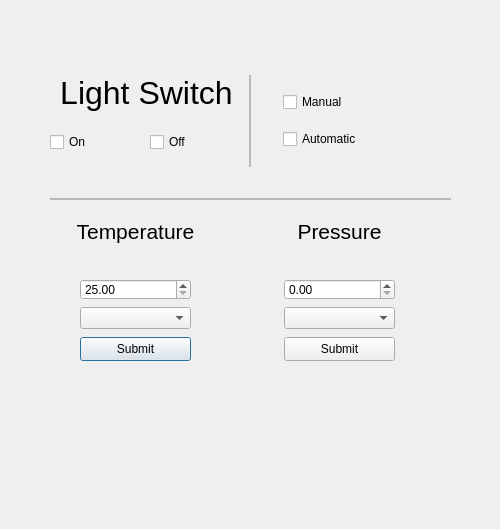
<?xml version="1.0" encoding="UTF-8"?>
<ui version="4.0">
 <class>TechDemoMainWindow</class>
 <widget class="QDialog" name="TechDemoMainWindow">
  <property name="geometry">
   <rect>
    <x>0</x>
    <y>0</y>
    <width>500</width>
    <height>529</height>
   </rect>
  </property>
  <property name="windowTitle">
   <string>Dialog</string>
  </property>
  <property name="styleSheet">
   <string notr="true"/>
  </property>
  <widget class="QWidget" name="verticalLayoutWidget">
   <property name="geometry">
    <rect>
     <x>50</x>
     <y>50</y>
     <width>401</width>
     <height>421</height>
    </rect>
   </property>
   <layout class="QVBoxLayout" name="MainLayout">
    <property name="sizeConstraint">
     <enum>QLayout::SizeConstraint::SetMinAndMaxSize</enum>
    </property>
    <item>
     <layout class="QHBoxLayout" name="TopHalfLayout">
      <property name="topMargin">
       <number>25</number>
      </property>
      <property name="bottomMargin">
       <number>25</number>
      </property>
      <item>
       <layout class="QVBoxLayout" name="verticalLayout">
        <item>
         <widget class="QLabel" name="lightTextLabel">
          <property name="maximumSize">
           <size>
            <width>16777215</width>
            <height>50</height>
           </size>
          </property>
          <property name="font">
           <font>
            <pointsize>24</pointsize>
            <italic>false</italic>
            <bold>false</bold>
            <stylestrategy>PreferAntialias</stylestrategy>
           </font>
          </property>
          <property name="text">
           <string>Light Switch</string>
          </property>
          <property name="alignment">
           <set>Qt::AlignmentFlag::AlignCenter</set>
          </property>
          <property name="wordWrap">
           <bool>false</bool>
          </property>
          <property name="margin">
           <number>0</number>
          </property>
         </widget>
        </item>
        <item>
         <layout class="QHBoxLayout" name="horizontalLayout_2">
          <item>
           <widget class="QCheckBox" name="lightToggleOn">
            <property name="text">
             <string>On</string>
            </property>
           </widget>
          </item>
          <item>
           <widget class="QCheckBox" name="lightToggleOff">
            <property name="minimumSize">
             <size>
              <width>0</width>
              <height>50</height>
             </size>
            </property>
            <property name="text">
             <string>Off</string>
            </property>
           </widget>
          </item>
         </layout>
        </item>
       </layout>
      </item>
      <item>
       <widget class="Line" name="VertLine">
        <property name="font">
         <font>
          <bold>false</bold>
         </font>
        </property>
        <property name="frameShadow">
         <enum>QFrame::Shadow::Sunken</enum>
        </property>
        <property name="lineWidth">
         <number>0</number>
        </property>
        <property name="midLineWidth">
         <number>2</number>
        </property>
        <property name="orientation">
         <enum>Qt::Orientation::Vertical</enum>
        </property>
       </widget>
      </item>
      <item>
       <layout class="QVBoxLayout" name="AutoManualToggleVertLayout">
        <property name="spacing">
         <number>0</number>
        </property>
        <property name="leftMargin">
         <number>25</number>
        </property>
        <item>
         <widget class="QCheckBox" name="autoToggleBox">
          <property name="text">
           <string>Manual</string>
          </property>
         </widget>
        </item>
        <item>
         <widget class="QCheckBox" name="manualToggleBox">
          <property name="text">
           <string>Automatic</string>
          </property>
         </widget>
        </item>
       </layout>
      </item>
     </layout>
    </item>
    <item>
     <widget class="Line" name="HorizLine">
      <property name="lineWidth">
       <number>0</number>
      </property>
      <property name="midLineWidth">
       <number>2</number>
      </property>
      <property name="orientation">
       <enum>Qt::Orientation::Horizontal</enum>
      </property>
     </widget>
    </item>
    <item>
     <layout class="QHBoxLayout" name="BottomHalfLayout">
      <item>
       <layout class="QHBoxLayout" name="TempPressureLayout">
        <item>
         <widget class="QGroupBox" name="TempLayoutBox">
          <property name="enabled">
           <bool>true</bool>
          </property>
          <property name="font">
           <font>
            <kerning>false</kerning>
            <hintingpreference>PreferDefaultHinting</hintingpreference>
           </font>
          </property>
          <property name="styleSheet">
           <string notr="true">QGroupBox#TempLayoutBox {border:0;}</string>
          </property>
          <property name="title">
           <string/>
          </property>
          <property name="flat">
           <bool>false</bool>
          </property>
          <widget class="QLabel" name="tempTextLabel">
           <property name="geometry">
            <rect>
             <x>0</x>
             <y>9</y>
             <width>171</width>
             <height>31</height>
            </rect>
           </property>
           <property name="font">
            <font>
             <pointsize>16</pointsize>
             <kerning>true</kerning>
             <hintingpreference>PreferDefaultHinting</hintingpreference>
            </font>
           </property>
           <property name="text">
            <string>Temperature</string>
           </property>
           <property name="alignment">
            <set>Qt::AlignmentFlag::AlignCenter</set>
           </property>
          </widget>
          <widget class="QComboBox" name="tempUnitSelector">
           <property name="geometry">
            <rect>
             <x>30</x>
             <y>100</y>
             <width>111</width>
             <height>22</height>
            </rect>
           </property>
           <property name="currentText">
            <string/>
           </property>
           <property name="currentIndex">
            <number>-1</number>
           </property>
          </widget>
          <widget class="QDoubleSpinBox" name="tempValueSelector">
           <property name="geometry">
            <rect>
             <x>30</x>
             <y>72</y>
             <width>111</width>
             <height>21</height>
            </rect>
           </property>
           <property name="prefix">
            <string/>
           </property>
           <property name="minimum">
            <double>25.000000000000000</double>
           </property>
           <property name="maximum">
            <double>1000.000000000000000</double>
           </property>
          </widget>
          <widget class="QPushButton" name="tempSubmitButton">
           <property name="geometry">
            <rect>
             <x>30</x>
             <y>130</y>
             <width>111</width>
             <height>24</height>
            </rect>
           </property>
           <property name="text">
            <string>Submit</string>
           </property>
          </widget>
         </widget>
        </item>
        <item>
         <widget class="QGroupBox" name="PressureLayoutBox">
          <property name="styleSheet">
           <string notr="true">QGroupBox#PressureLayoutBox {border:0;}</string>
          </property>
          <property name="title">
           <string/>
          </property>
          <widget class="QLabel" name="pressureTextLabel">
           <property name="geometry">
            <rect>
             <x>0</x>
             <y>9</y>
             <width>171</width>
             <height>31</height>
            </rect>
           </property>
           <property name="font">
            <font>
             <pointsize>16</pointsize>
            </font>
           </property>
           <property name="text">
            <string>Pressure</string>
           </property>
           <property name="alignment">
            <set>Qt::AlignmentFlag::AlignCenter</set>
           </property>
          </widget>
          <widget class="QComboBox" name="pressureUnitSelector">
           <property name="geometry">
            <rect>
             <x>30</x>
             <y>100</y>
             <width>111</width>
             <height>22</height>
            </rect>
           </property>
           <property name="currentText">
            <string/>
           </property>
           <property name="currentIndex">
            <number>-1</number>
           </property>
          </widget>
          <widget class="QDoubleSpinBox" name="pressureValueSelector">
           <property name="geometry">
            <rect>
             <x>30</x>
             <y>72</y>
             <width>111</width>
             <height>21</height>
            </rect>
           </property>
           <property name="prefix">
            <string/>
           </property>
           <property name="minimum">
            <double>0.000000000000000</double>
           </property>
           <property name="maximum">
            <double>1000.000000000000000</double>
           </property>
          </widget>
          <widget class="QPushButton" name="pressureSubmitButton">
           <property name="geometry">
            <rect>
             <x>30</x>
             <y>130</y>
             <width>111</width>
             <height>24</height>
            </rect>
           </property>
           <property name="text">
            <string>Submit</string>
           </property>
          </widget>
         </widget>
        </item>
       </layout>
      </item>
     </layout>
    </item>
   </layout>
  </widget>
 </widget>
 <resources/>
 <connections/>
</ui>
